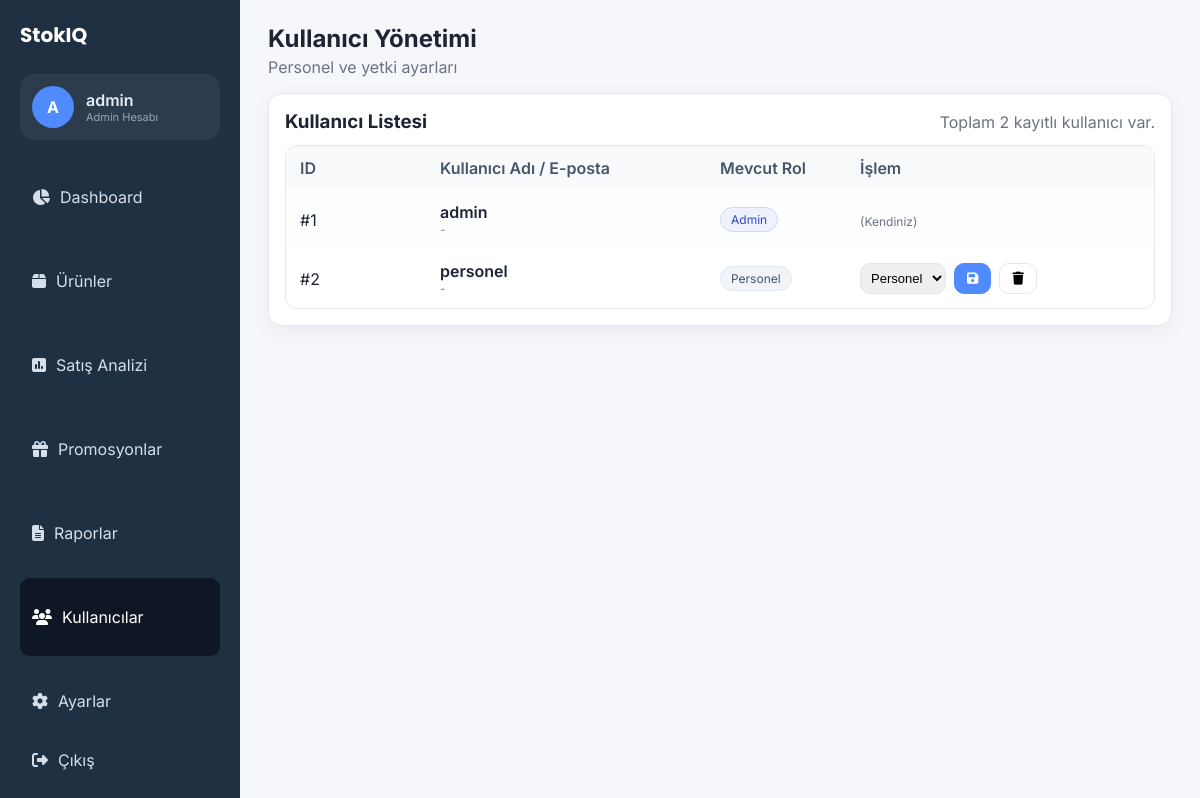
The page /users.php (signed in) on the database its author committed.
### tables this page shows
CREATE TABLE IF NOT EXISTS `kullanicilar` (
  `kullanici_id` int NOT NULL AUTO_INCREMENT,
  `kullanici_adi` varchar(50) NOT NULL,
  `email` varchar(100) DEFAULT NULL,
  `sifre_hash` varchar(255) NOT NULL,
  `rol` enum('admin','personel') NOT NULL DEFAULT 'admin',
  `aktif_mi` tinyint(1) NOT NULL DEFAULT '1',
  PRIMARY KEY (`kullanici_id`),
  UNIQUE KEY `kullanici_adi` (`kullanici_adi`)
);

### app/config.php (called while the page is built)
<?php
return [
    'db' => [
        'host' => '127.0.0.1',
        'port' => 3306,
        'name' => 'stokiq_db',
        'user' => 'root',
        'pass' => '',
        'charset' => 'utf8mb4',
    ],
    'auth' => [
        'session_key' => 'stokiq_user',
    ],
    'skt_esik_gun' => 7,
];

### app/auth.php (called while the page is built, shortened)
<?php
function auth_config(): array
{
    $config = require __DIR__ . '/config.php';
    return $config['auth'];
}
function current_user(): ?array
{
    $auth = auth_config();
    return $_SESSION[$auth['session_key']] ?? null;
}

### public/users.php (the view, shortened to what this page needs)
<?php
require_once __DIR__ . '/../app/auth.php';
require_once __DIR__ . '/layout.php';
$currentUser = current_user();
$pdo = get_db_connection();
$users = $pdo->query("SELECT * FROM kullanicilar ORDER BY kullanici_id ASC")->fetchAll();
?>
<div class="card">
    <div class="card-header">
        <h3>Kullanıcı Listesi</h3>
        <p class="muted">Toplam <?php echo count($users); ?> kayıtlı kullanıcı var.</p>
    </div>
    <div class="table">
        <div class="table-head" style="grid-template-columns: 1fr 2fr 1fr 2fr;">
            <div>ID</div>
            <div>Kullanıcı Adı / E-posta</div>
            <div>Mevcut Rol</div>
            <div>İşlem</div>
        </div>
        <?php foreach ($users as $u): ?>
        <div class="table-row" style="grid-template-columns: 1fr 2fr 1fr 2fr;">
            <div>#<?php echo $u['kullanici_id']; ?></div>
            <div>
                <div style="font-weight:600;"><?php echo htmlspecialchars($u['kullanici_adi']); ?></div>
                <div style="font-size:12px; color:#888;"><?php echo htmlspecialchars($u['email'] ?? '-'); ?></div>
            </div>
            <div>
                <?php if ($u['rol'] === 'admin'): ?>
                    <span class="pill info">Admin</span>
                <?php else: ?>
                    <span class="pill neutral">Personel</span>
                <?php endif; ?>
            </div>
            <div>
                <?php if ((int)$u['kullanici_id'] !== (int)$currentUser['id']): ?>
                    <form method="post" style="display:flex; gap:8px; align-items:center;">
                        <select name="role" style="padding:6px; font-size:13px; width:auto;">
                            <option value="personel" <?php echo $u['rol'] === 'personel' ? 'selected' : ''; ?>>Personel</option>
                        </select>
                        <button type="submit" name="update_role" class="btn small primary" title="Yetkiyi Kaydet">
                            <i class="fa fa-save"></i>
                        </button>
                        <button type="submit" name="delete_user" class="btn small danger" title="Kullanıcıyı Sil" onclick="return confirm('Bu kullanıcıyı silmek istediğinize emin misiniz?');">
                            <i class="fa fa-trash"></i>
                        </button>
                    </form>
                <?php else: ?>
                    <span class="muted" style="font-size:12px;">(Kendiniz)</span>
                <?php endif; ?>
            </div>
        </div>
        <?php endforeach; ?>
    </div>
</div>

### public/assets.css (style rules this page uses)
:root { --bg: #f5f7fb; --sidebar: #1f3042; --primary: #4f8bff; --primary-dark: #2f6ee6; --success: #2ebf6c; --warning: #f2a93b; --danger: #e74c3c; --info: #6c7ffb; --text: #1d2433; --muted: #6b7280; --card: #ffffff; --border: #e5e7eb; --radius: 14px; }
* { box-sizing: border-box; }
body { margin: 0; font-family: 'Inter', system-ui, -apple-system, sans-serif; background: var(--bg); color: var(--text); }
.card { background: var(--card); border-radius: var(--radius); padding: 16px; border: 1px solid var(--border); box-shadow: 0 6px 20px rgba(17,24,39,0.05); }
.card-header { display: flex; align-items: center; justify-content: space-between; margin-bottom: 12px; gap: 12px; }
.card-header h3 { margin: 0; }
.muted { color: var(--muted); margin: 0; }
.pill { display: inline-flex; align-items: center; gap: 6px; padding: 4px 10px; border-radius: 999px; font-size: 12px; border: 1px solid transparent; }
.pill.info { background: #eef2ff; color: #3048c7; border-color: #cfd6ff; }
.pill.neutral { background: #f1f5f9; color: #475569; border-color: #e2e8f0; }
.table { width: 100%; border: 1px solid var(--border); border-radius: 12px; overflow: hidden; }
.table-head, .table-row { display: grid; grid-template-columns: 2fr 1.2fr 1.2fr 1fr 1fr 1fr 1fr; padding: 12px 14px; align-items: center; }
.table-head { background: #f8fafc; font-weight: 600; color: #475569; }
.table-row:nth-child(odd) { background: #fff; }
.table-row:nth-child(even) { background: #fdfefe; }
.btn { display: inline-flex; align-items: center; justify-content: center; gap: 6px; padding: 10px 14px; border-radius: 10px; border: 1px solid var(--border); background: #fff; cursor: pointer; font-weight: 600; }
.btn.primary { background: var(--primary); color: #fff; border-color: var(--primary); }
.btn.small { padding: 8px 12px; font-size: 13px; }
input, select, textarea { width: 100%; padding: 10px 12px; border: 1px solid var(--border); border-radius: 10px; font-size: 14px; }

### rows shown on the page
kullanicilar: kullanici_id "1", kullanici_adi "admin", email "-", rol "Admin", shows "(Kendiniz)"
kullanicilar: kullanici_id "2", kullanici_adi "personel", email "-", shows "Personel", role "Personel"

### other values the page prints
$initial "A"
$displayName "admin"
$role "Admin"
$item['label'] "Dashboard"
$item['label'] "Ürünler"
$item['label'] "Satış Analizi"
$item['label'] "Promosyonlar"
$item['label'] "Raporlar"
$item['label'] "Kullanıcılar"
$item['label'] "Ayarlar"
$title "Kullanıcı Yönetimi"
$subtitle "Personel ve yetki ayarları"
count($users) "2"
